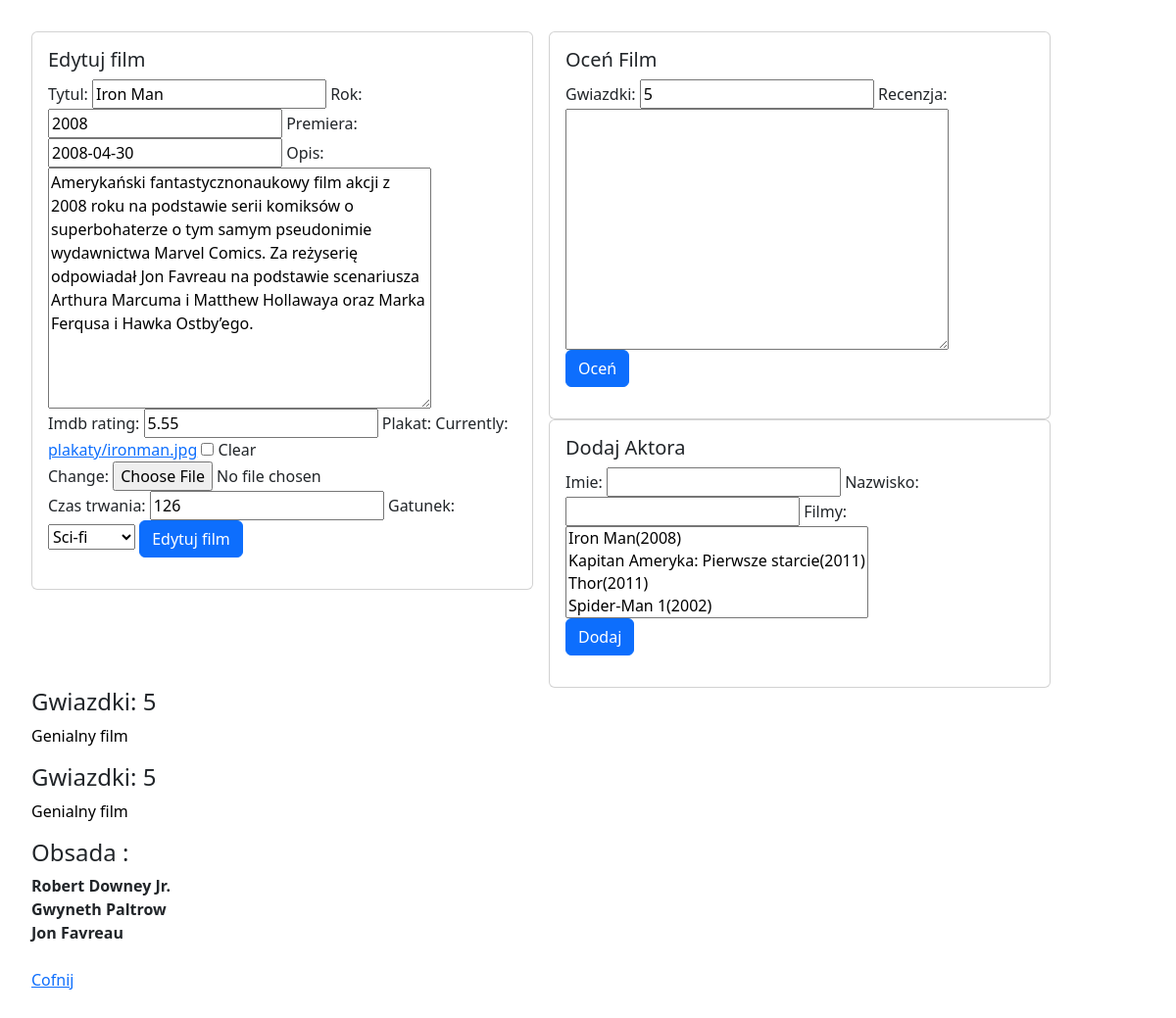
The app's page /filmy/edytuj/1 (signed in) with its own data.
### filmyweb/models.py (models this page shows, shortened)
class Film(models.Model):
    tytul= models.CharField(max_length=60,  blank= False ,unique=True)
    rok = models.PositiveSmallIntegerField(default=2000)
    opis = models.TextField(default="")
    premiera = models.DateField(null=True, blank=True)
    imdb_rating=models.DecimalField(max_digits= 4, decimal_places= 2, null=True, blank=True)
    plakat = models.ImageField(upload_to="plakaty", null=True, blank= True)
    dodatkowe = models.OneToOneField(DodatkoweInfo, on_delete=models.CASCADE,null=True, blank= True)
    def __str__(self):
        return self.tytul + '(' + str(self.rok) + ')'

class DodatkoweInfo(models.Model):
    GATUNEK = {
        (0, 'Inne'),
        (1, 'Horror'),
        (2, 'Komedia'),
        (3, 'Sci-fi'),
        (4, 'Drama'),
    }
    czas_trwania = models.PositiveSmallIntegerField(default=0)
    gatunek = models.PositiveSmallIntegerField(default=0, choices=GATUNEK)

class Ocena(models.Model):
    recenzja = models.TextField(default="", blank=True)
    gwiazdki = models.PositiveSmallIntegerField(default=5)
    film = models.ForeignKey(Film, on_delete=models.CASCADE)

class Aktor(models.Model):
    imie =  models.CharField(max_length=32)
    nazwisko = models.CharField(max_length=32)
    filmy = models.ManyToManyField(Film, related_name="aktorzy")

### filmyweb/views.py (the view)
# urls.py: path('edytuj/<int:id>',edytuj_film , name="edytuj_film"),
@login_required
def edytuj_film(request,id):
    film = get_object_or_404(Film,pk=id)
    oceny = Ocena.objects.filter(film=film)
    aktorzy = film.aktorzy.all()
    try:
        dodatkowe = DodatkoweInfo.objects.get(film=film.id)
    except DodatkoweInfo.DoesNotExist:
        dodatkowe = None
    form_film = FilmForm(request.POST or None, request.FILES or None, instance=film)
    form_dodatkowe = DodatkoweInfoForm(request.POST or None, instance=dodatkowe)
    form_ocena = OcenaForm(request.POST or None)
    form_aktor = AktorForm(request.POST or None)
    if request.method =='POST':
        if 'gwiazdki' in request.POST:
            ocena = form_ocena.save(commit=False)
            ocena.film = film
            ocena.save()
    if request.method =='POST':
        if 'filmy' in request.POST:
            if form_aktor.is_valid():
                aktor = form_aktor.save()
    if all((form_film.is_valid(), form_dodatkowe.is_valid())):
        film = form_film.save(commit=False)
        dodatkowe = form_dodatkowe.save()
        film.dodatkowe = dodatkowe
        film.save()
        return redirect(wszystkie_filmy)
    return render(request,'nowy_film.html',{'form':form_film, 'form_dodatkowe':form_dodatkowe,'oceny': oceny,'form_ocena':form_ocena,'aktorzy':aktorzy,'form_aktor': form_aktor,'nowy':False})

### filmyweb/forms.py
class FilmForm(ModelForm):
    class Meta:
        model = Film
        fields = ['tytul','rok','premiera','opis','imdb_rating','plakat']

class DodatkoweInfoForm(ModelForm):
    class Meta:
        model = DodatkoweInfo
        fields = ['czas_trwania','gatunek']

### templates/nowy_film.html (shortened to what this page needs)
{%extends 'glowny.html'%}
{% load bootstrap %}
{% block strona %}
    <div class="card" style="width: 32rem; float: left; margin-right: 1rem;">
        <div class="card-body">
            {%if nowy%}
                <h5 class="card-title">Dodaj film </h5>
                {% else %}
                    <h5 class="card-title">Edytuj film </h5>
                {% endif %}
            <form method="post" enctype="multipart/form-data">
        {{form | bootstrap}}
        {{form_dodatkowe | bootstrap}}
                {%if nowy%}
                <br><button type="submit"class="btn btn-primary">Nowy film</button>
                {% else %}
                    <button type="submit"class="btn btn-primary">Edytuj film</button>
                {% endif %}
    </form>
        </div>
    </div>
    <div class="card" style="width: 32rem; float: left; margin-right: 1rem;">
        <div class="card-body">
            <h5 class="card-title">Oceń Film</h5>
            <form method="post" enctype="multipart/form-data">
                {{form_ocena | bootstrap}}
                <br><button type="submit"class="btn btn-primary">Oceń</button>
            </form>
        </div>
    </div>
    <div class="card" style="width: 32rem; float: left; margin-right: 1rem;">
        <div class="card-body">
            <h5 class="card-title">Dodaj Aktora</h5>
            <form method="post" enctype="multipart/form-data">
                {{form_aktor | bootstrap}}
                <br><button type="submit"class="btn btn-primary">Dodaj</button>
            </form>
        </div>
    </div>
    {%for ocena in oceny%}
        <h4>Gwiazdki: {{ocena.gwiazdki}}</h4>
        <p>{{ocena.recenzja}}</p>
    {%endfor%}
    <h4>Obsada :</h4>
    {%for aktor in aktorzy%}
        <b>{{aktor.imie}} {{aktor.nazwisko}}</br></b>
    {%endfor%}
    <a href="{% url 'wszystkie_filmy' %} ">Cofnij</a>
{% endblock %}

### moje_static/moj.css (style rules this page uses)
body { padding: 2rem; }
p { color:black; }
.card { width=36rem; }

### records on screen
Film: tytul "Iron Man", rok "2008", premiera "2008-04-30", opis "Amerykański fantastycznonaukowy film akcji z 2008 roku na podstawie serii komiksów o superbohaterze o tym samym pseudonimie wydawnictwa Marvel Comics. Za reżyserię odpowiadał Jon Favreau na podstawie scenariusza Arthura Marcuma i Matthew Hollawaya oraz Marka Ferqusa i Hawka Ostby’ego.", imdb_rating "5.55"
DodatkoweInfo: czas_trwania "126", gatunek "Sci-fi"
Ocena: gwiazdki "5", recenzja "Genialny film"
Ocena: gwiazdki "5", recenzja "Genialny film"
Aktor: imie "Robert", nazwisko "Downey Jr."
Aktor: imie "Gwyneth", nazwisko "Paltrow"
Aktor: imie "Jon", nazwisko "Favreau"
